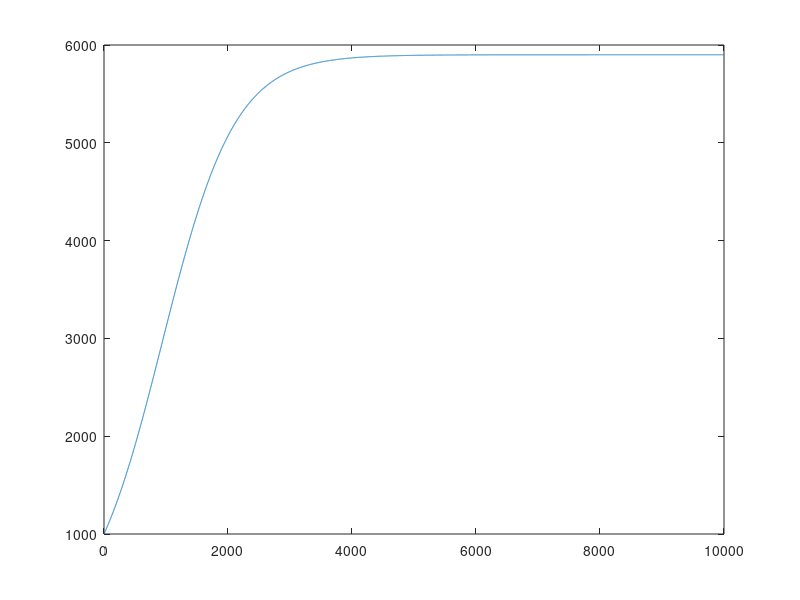

Write MATLAB code to recreate this figure.
% Base storage setup
dx = 1;
x = 0:dx:10000;
y = 1:size(x,2);

% Initial conditions
x(1) = 0;
y(1) = 1000;

% Loop it boi
for i = 1:size(x,2)-1
	dy = .0017*y(i)*(1-(y(i)/5900));
	
	y(i+1) = y(i)+dy*dx;
end

plot(x,y)
